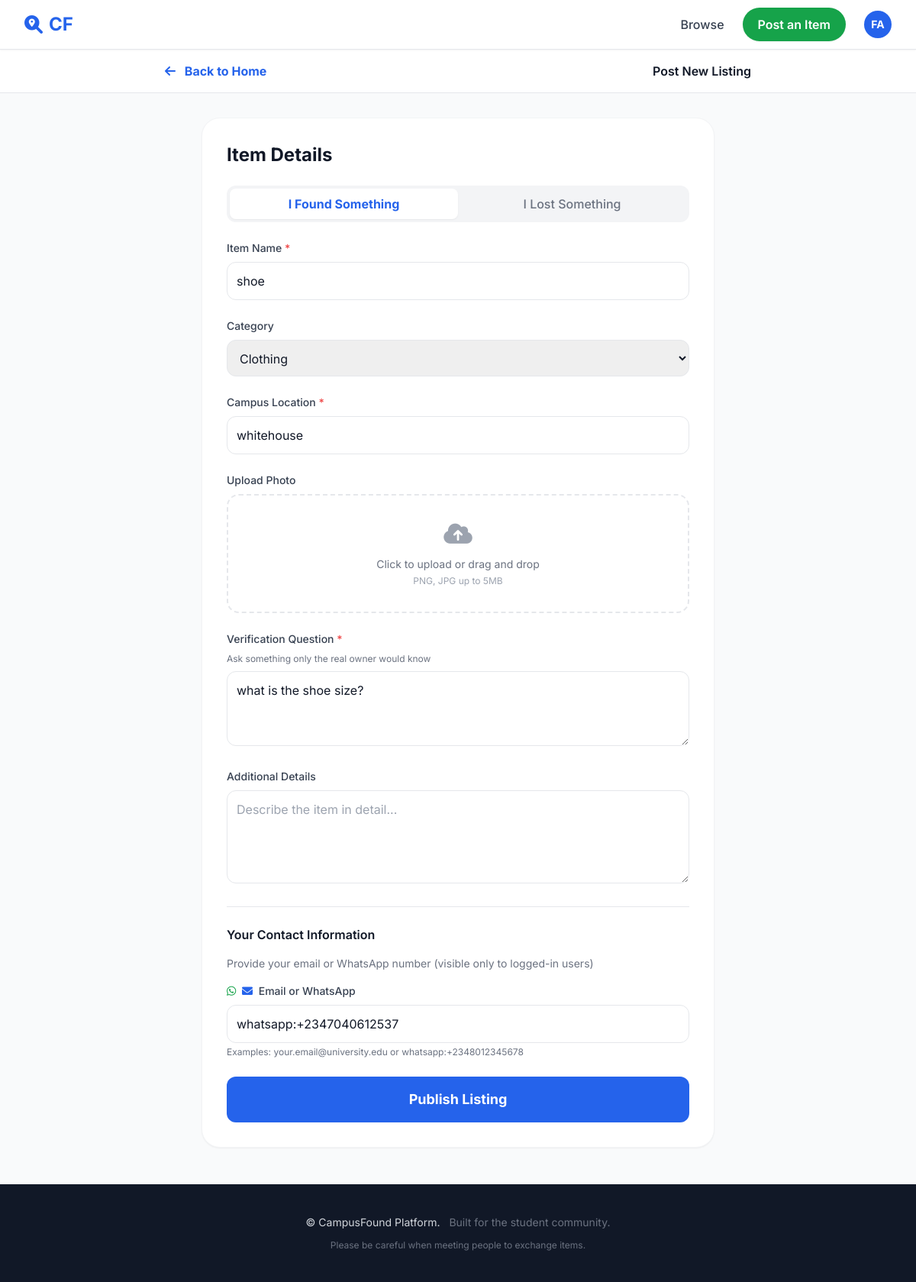
Screenshot of /item/2/edit/ (signed in) with the database file from the repository.
### accounts/models.py (models this page shows, shortened)
class CustomUser(AbstractUser):
    username = None  # Completely remove username field
    email = models.EmailField(
        _("email address"),
        unique=True,
        max_length=255,
        error_messages={
            "unique": _("A user with that email already exists."),
        },
    )
    full_name = models.CharField(_("full name"), max_length=150, blank=True)
    is_verified_student = models.BooleanField(_("verified student"), default=False)
    objects = CustomUserManager()
    USERNAME_FIELD = "email"
    REQUIRED_FIELDS = []  # No additional required fields
    class Meta:
        verbose_name = _("user")
        verbose_name_plural = _("users")

### items/models.py (models this page shows, shortened)
class Item(models.Model):
    TYPE_CHOICES = (
        ('found', 'Found'),
        ('lost', 'Lost'),
    )
    CATEGORY_CHOICES = (
        ('Electronics', 'Electronics'),
        ('Keys', 'Keys'),
        ('Books', 'Books'),
        ('Clothing', 'Clothing'),
        ('ID/Cards', 'ID/Cards'),
        ('Bags', 'Bags'),
        ('Other', 'Other'),
    )
    CONTACT_PREFERENCE_CHOICES = (
        ('email', 'Email'),
        ('phone', 'Phone'),
        ('chat', 'In-App Chat'),
    )
    STATUS_CHOICES = (
        ('active', 'Active'),
        ('claimed', 'Claimed'),
        ('returned', 'Returned'),
    )
    poster = models.ForeignKey(User, on_delete=models.CASCADE, related_name='items')
    item_type = models.CharField(max_length=10, choices=TYPE_CHOICES)
    title = models.CharField(max_length=200)
    category = models.CharField(
        max_length=50,
        choices=CATEGORY_CHOICES,
        blank=True,
        null=True,
        help_text="Select a category"
    )
    location = models.CharField(
        max_length=200,
        blank=True,
        help_text="Type the location (e.g. Main Library, Science Cafe...)"
    )
    photo = CloudinaryField(
        'image',
        blank=True,
        null=True,
        resource_type='image',
        folder='campusfound/items',
        help_text="Upload photo of the item"
    )
    description = models.TextField(blank=True)
    created_at = models.DateTimeField(auto_now_add=True)
    date_lost = models.DateField(
        blank=True,
        null=True,
        help_text="When did you lose this item?"
    )
    reward_offered = models.CharField(
        max_length=200,
        blank=True,
        help_text="Optional: e.g. '$20 reward' or 'Coffee on me!'"
    )
    contact_preference = models.CharField(
        max_length=20,
        choices=CONTACT_PREFERENCE_CHOICES,
        default='chat',
        blank=True
    )
    verification_question = models.TextField(
        blank=True,
        help_text="Ask a question only the owner would know"
    )
    contact_info = models.CharField(
        max_length=200,
        blank=True,
        help_text="Optional: your email or WhatsApp number (e.g. whatsapp:+2348012345678)"
    )
    status = models.CharField(
        max_length=20,
        choices=STATUS_CHOICES,
        default='active'
    )
    claimed_by = models.ForeignKey(
        User,
        on_delete=models.SET_NULL,
        null=True,
        blank=True,
        related_name='claimed_items',
        help_text="User who claimed this item"
    )
    class Meta:
        ordering = ['-created_at']

### items/views.py (the view)
# urls.py: path('item/<int:item_id>/edit/', views.edit_item, name='edit_item'),
@login_required
def edit_item(request, item_id):
    item = get_object_or_404(Item, id=item_id, poster=request.user)
    if request.method == 'POST':
        form = ItemForm(request.POST, request.FILES, instance=item)
        if form.is_valid():
            try:
                form.save()
                messages.success(request, 'Item updated successfully!')
                return redirect('items:dashboard')
            except Exception as e:
                print(f"Error updating item: {str(e)}")
                messages.error(request, f'Error updating item: {str(e)}')
    else:
        form = ItemForm(instance=item)
    return render(request, 'post_item.html', {'form': form, 'edit_mode': True})

### chats/context_processors.py (called while the page is built)
def unread_messages(request):
    if request.user.is_authenticated:
        conversations = Conversation.objects.filter(
            Q(sender=request.user) | Q(receiver=request.user)
        )
        unread_count = Message.objects.filter(
            conversation__in=conversations,
            is_read=False
        ).exclude(sender=request.user).count()
        return {'unread_messages_count': unread_count}
    return {'unread_messages_count': 0}

### templates/post_item.html (shortened to what this page needs)
{% extends 'base.html' %}
{% block content %}
<div class="bg-gray-50 pb-12">
    <nav class="bg-white p-4 border-b mb-8">
        <div class="max-w-3xl mx-auto flex justify-between items-center">
            <a href="{% url 'items:home' %}" class="text-blue-600 font-bold">
                <i class="fa-solid fa-arrow-left mr-2"></i> Back to Home
            </a>
            <span class="font-semibold">Post New Listing</span>
        </div>
    </nav>
    <main class="max-w-2xl mx-auto bg-white rounded-3xl shadow-sm border border-gray-100 overflow-hidden">
        <div class="p-8">
            <h2 class="text-2xl font-bold mb-6">Item Details</h2>
            <form method="post" enctype="multipart/form-data" class="space-y-6">
                <div class="flex bg-gray-100 p-1 rounded-xl">
                    <button type="button" class="found-btn flex-1 py-2 bg-white rounded-lg shadow-sm font-bold text-blue-600">
                        I Found Something
                    </button>
                    <button type="button" class="lost-btn flex-1 py-2 rounded-lg font-medium text-gray-500 hover:text-gray-700">
                        I Lost Something
                    </button>
                </div>
                <div>
                    <label class="block text-sm font-medium text-gray-700 mb-2">
                        Item Name <span class="text-red-500">*</span>
                    </label>
                    {{ form.title }}
                </div>
                <div>
                    <label class="block text-sm font-medium text-gray-700 mb-2">Category</label>
                    {{ form.category }}
                </div>
                <div>
                    <label class="block text-sm font-medium text-gray-700 mb-2">
                        Campus Location <span class="text-red-500">*</span>
                    </label>
                    {{ form.location }}
                </div>
                <div id="found-fields" class="space-y-6">
                    <div>
                        <label class="block text-sm font-medium text-gray-700 mb-2">Upload Photo</label>
                        <div class="border-2 border-dashed border-gray-200 rounded-2xl p-8 text-center hover:border-blue-400 transition cursor-pointer" onclick="document.getElementById('id_photo').click()">
                            <i class="fa-solid fa-cloud-arrow-up text-3xl text-gray-400 mb-3"></i>
                            <p class="text-gray-500 text-sm">Click to upload or drag and drop</p>
                            <p class="text-xs text-gray-400 mt-1">PNG, JPG up to 5MB</p>
                        </div>
                    </div>
                    <div>
                        <label class="block text-sm font-medium text-gray-700 mb-2">
                            Verification Question <span class="text-red-500">*</span>
                        </label>
                        <p class="text-xs text-gray-500 mb-2">Ask something only the real owner would know</p>
                        {{ form.verification_question }}
                    </div>
                    <div>
                        <label class="block text-sm font-medium text-gray-700 mb-2">Additional Details</label>
                        {{ form.description }}
                    </div>
                </div>
                <div class="space-y-4 border-t pt-6">
                    <h3 class="font-semibold text-gray-900">Your Contact Information</h3>
                    <p class="text-sm text-gray-500">Provide your email or WhatsApp number (visible only to logged-in users)</p>
                    <div>
                        <label class="block text-sm font-medium text-gray-700 mb-2">
                            <i class="fa-brands fa-whatsapp text-green-600 mr-1"></i>
                            <i class="fa-solid fa-envelope text-blue-600 mr-1"></i>
                            Email or WhatsApp
                        </label>
                        {{ form.contact_info }}
                        <p class="text-xs text-gray-500 mt-1">
                            Examples: your.email@university.edu or whatsapp:+2348012345678
                        </p>
                    </div>
                </div>
                <button type="submit" class="w-full bg-blue-600 text-white py-4 rounded-xl font-bold text-lg hover:bg-blue-700 transition">
                    Publish Listing
                </button>
            </form>
        </div>
    </main>
</div>
{% endblock %}

### templates/base.html (shortened to what this page needs)
<!DOCTYPE html>
<html lang="en" class="h-full">
<head>
    <script src="https://cdn.tailwindcss.com"></script>
    <link rel="stylesheet" href="https://cdnjs.cloudflare.com/ajax/libs/font-awesome/6.0.0/css/all.min.css">
</head>
<body class="bg-gray-50 text-gray-900 min-h-screen flex flex-col">
    <nav class="bg-white border-b border-gray-200 sticky top-0 z-50 shadow-sm">
        <div class="max-w-7xl mx-auto px-4 sm:px-6 lg:px-8">
            <div class="flex justify-between items-center h-16">
                <a href="{% url 'items:home' %}" class="text-xl sm:text-2xl font-bold text-blue-600 flex items-center gap-2">
                    <i class="fa-solid fa-magnifying-glass-location"></i>
                    <span class="xs:hidden">CF</span>
                </a>
                <div class="flex items-center gap-2 sm:gap-4 lg:gap-6">
                    <a href="{% url 'items:home' %}" class="text-gray-700 hover:text-blue-600 font-medium transition hidden md:block">
                        Browse
                    </a>
                    {% if user.is_authenticated %}
                        <a href="{% url 'items:post_item' %}" class="bg-green-600 text-white px-3 sm:px-5 py-2 sm:py-2.5 rounded-full font-semibold hover:bg-green-700 transition shadow-sm text-xs sm:text-sm lg:text-base">
                            <span class="hidden sm:inline">Post an Item</span>
                        </a>
                        <div class="relative group">
                            <button class="w-8 h-8 sm:w-9 sm:h-9 rounded-full bg-blue-600 flex items-center justify-center text-white font-bold text-xs sm:text-sm cursor-pointer">
                                {{ user.email|slice:":2"|upper }}
                            </button>
                        </div>
                    {% else %}
                        <a href="{% url 'login' %}" class="bg-blue-600 text-white px-3 sm:px-5 py-2 sm:py-2.5 rounded-full font-semibold hover:bg-blue-700 transition shadow-sm text-xs sm:text-sm lg:text-base">
                            Sign In
                        </a>
                    {% endif %}
                </div>
            </div>
        </div>
    </nav>
    <main class="flex-grow">
        {% block content %}
        {% endblock %}
    </main>
    <footer class="bg-gray-900 text-gray-300 py-6 sm:py-10 mt-auto">
        <div class="max-w-7xl mx-auto px-4 sm:px-6 lg:px-8 text-center">
            <p class="text-xs sm:text-sm">
                © {{ 'now'|date:"Y" }} CampusFound Platform.
                <span class="text-gray-500 ml-2 hidden sm:inline">Built for the student community.</span>
            </p>
            <p class="mt-2 sm:mt-3 text-xs text-gray-500">
                Please be careful when meeting people to exchange items.
            </p>
        </div>
    </footer>
</body>
</html>

### templates/base.html (style rules this page uses)
body { font-family: 'Inter', system-ui, -apple-system, sans-serif; }

### rows the page displays
CustomUser: email "FA"
Item: title "shoe", category "Clothing", location "whitehouse", verification_question "what is the shoe size?", contact_info "whatsapp:+2347040612537"
